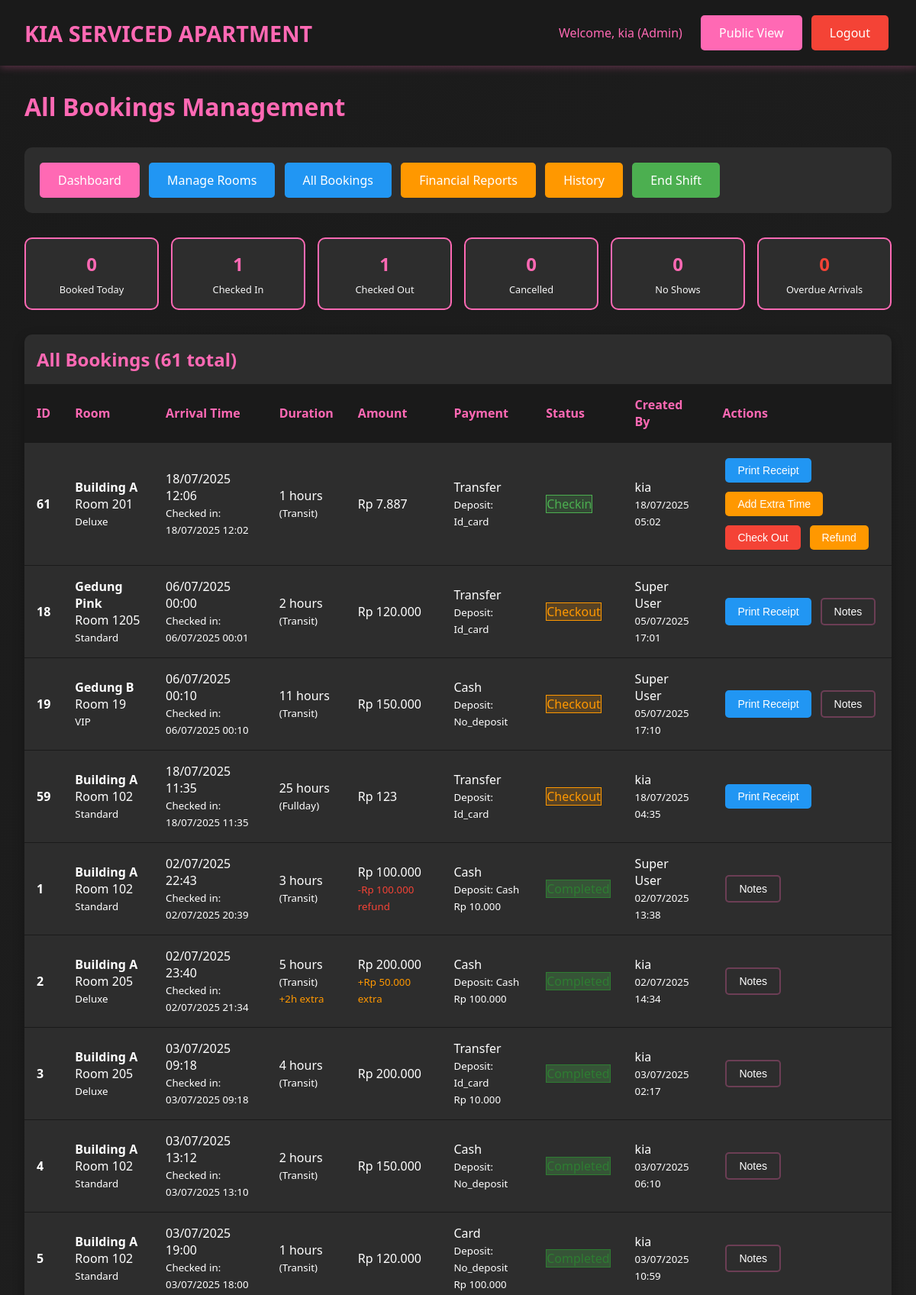
Page /admin/bookings.php (signed in, upper part) on the committed database.
### tables this page shows
CREATE TABLE `bookings` (
  `id` int(11) NOT NULL,
  `room_id` int(11) NOT NULL,
  `guest_name` varchar(100) NOT NULL,
  `arrival_time` datetime NOT NULL,
  `phone_number` varchar(20) NOT NULL,
  `duration_type` enum('transit','fullday') NOT NULL,
  `duration_hours` int(11) NOT NULL,
  `price_amount` decimal(10,2) NOT NULL,
  `payment_method` varchar(50) NOT NULL,
  `deposit_type` enum('cash','id_card','no_deposit') NOT NULL,
  `deposit_amount` decimal(10,2) DEFAULT '0.00',
  `notes` text,
  `status` enum('booked','checkin','checkout','cancelled','no_show','completed') DEFAULT 'booked',
  `checkin_time` datetime DEFAULT NULL,
  `checkout_time` datetime DEFAULT NULL,
  `extra_time_hours` int(11) DEFAULT '0',
  `extra_time_amount` decimal(10,2) DEFAULT '0.00',
  `refund_amount` decimal(10,2) DEFAULT '0.00',
  `refund_method` varchar(50) DEFAULT NULL,
  `created_by` int(11) NOT NULL,
  `created_at` timestamp NOT NULL DEFAULT CURRENT_TIMESTAMP,
  `updated_at` timestamp NOT NULL DEFAULT CURRENT_TIMESTAMP ON UPDATE CURRENT_TIMESTAMP,
  `checkout_datetime` datetime DEFAULT NULL,
  `planned_checkout_time` datetime DEFAULT NULL
);

CREATE TABLE `rooms` (
  `id` int(11) NOT NULL,
  `location` varchar(100) NOT NULL,
  `floor_number` int(11) NOT NULL,
  `room_number` varchar(20) NOT NULL,
  `room_type` varchar(50) NOT NULL,
  `wifi_name` varchar(100) DEFAULT NULL,
  `wifi_password` varchar(100) DEFAULT NULL,
  `status` enum('ready','booked','checkin','checkout') DEFAULT 'ready',
  `created_at` timestamp NOT NULL DEFAULT CURRENT_TIMESTAMP,
  `updated_at` timestamp NOT NULL DEFAULT CURRENT_TIMESTAMP ON UPDATE CURRENT_TIMESTAMP
);

CREATE TABLE `users` (
  `id` int(11) NOT NULL,
  `username` varchar(50) NOT NULL,
  `password` varchar(255) NOT NULL,
  `full_name` varchar(100) NOT NULL,
  `role` enum('superuser','admin','cashier') NOT NULL,
  `created_at` timestamp NOT NULL DEFAULT CURRENT_TIMESTAMP,
  `updated_at` timestamp NOT NULL DEFAULT CURRENT_TIMESTAMP ON UPDATE CURRENT_TIMESTAMP
);

### includes/config.php (called while the page is built, shortened)
<?php
function formatCurrency($amount) {
    return 'Rp ' . number_format($amount, 0, ',', '.');
}
function formatDateTime($datetime) {
    return date('d/m/Y H:i', strtotime($datetime));
}
?>

### admin/bookings.php (the view, shortened to what this page needs)
<?php
require_once "../includes/config.php";
$sql = "SELECT b.*, r.room_number, r.location, r.room_type, u.full_name as created_by_name
        FROM bookings b
        JOIN rooms r ON b.room_id = r.id
        JOIN users u ON b.created_by = u.id
        ORDER BY
            CASE
                WHEN b.status = \"booked\" AND b.arrival_time < NOW() THEN 1
                WHEN b.status = \"booked\" THEN 2
                WHEN b.status = \"checkin\" THEN 3
                WHEN b.status = \"checkout\" THEN 4
                ELSE 5
            END,
            b.arrival_time ASC";
$stmt = $pdo->prepare($sql);
$stmt->execute();
$bookings = $stmt->fetchAll();
$stmt = $pdo->query("SELECT
    COUNT(CASE WHEN status = \"booked\" THEN 1 END) as booked,
    COUNT(CASE WHEN status = \"checkin\" THEN 1 END) as checkin,
    COUNT(CASE WHEN status = \"checkout\" THEN 1 END) as checkout,
    COUNT(CASE WHEN status = \"cancelled\" THEN 1 END) as cancelled,
    COUNT(CASE WHEN status = \"no_show\" THEN 1 END) as no_show,
    COUNT(CASE WHEN status = \"booked\" AND arrival_time < NOW() THEN 1 END) as overdue
    FROM bookings
    WHERE DATE(created_at) = CURDATE()");
$stats = $stmt->fetch();
?>
<!DOCTYPE html>
<html lang="id">
<head>
    <link rel="stylesheet" href="../assets/css/style.css">
</head>
<body>
    <header class="header">
        <div class="header-content">
            <a href="../index.php" class="logo">KIA SERVICED APARTMENT</a>
            <div>
                <span style="color: var(--primary-pink); margin-right: 1rem;">
                    Welcome, <?php echo htmlspecialchars($_SESSION["full_name"]); ?> (<?php echo ucfirst($_SESSION["user_role"]); ?>)
                </span>
                <a href="../index.php" class="btn btn-primary">Public View</a>
                <a href="../includes/logout.php" class="btn btn-danger">Logout</a>
            </div>
        </div>
    </header>
    <div class="container">
        <h1 style="color: var(--primary-pink); margin-bottom: 2rem;">All Bookings Management</h1>
        <div style="background: var(--dark-gray); padding: 1rem; border-radius: 10px; margin-bottom: 2rem;">
            <a href="dashboard.php" class="btn btn-primary">Dashboard</a>
            <a href="rooms.php" class="btn btn-info">Manage Rooms</a>
            <a href="bookings.php" class="btn btn-info">All Bookings</a>
            <a href="reports.php" class="btn btn-warning">Financial Reports</a>
            <a href="history.php" class="btn btn-warning">History</a>
            <a href="shift_report.php" class="btn btn-success">End Shift</a>
        </div>
        <div class="booking-stats">
            <div class="stat-card">
                <div class="stat-number"><?php echo $stats["booked"]; ?></div>
                <div class="stat-label">Booked Today</div>
            </div>
            <div class="stat-card">
                <div class="stat-number"><?php echo $stats["checkin"]; ?></div>
                <div class="stat-label">Checked In</div>
            </div>
            <div class="stat-card">
                <div class="stat-number"><?php echo $stats["checkout"]; ?></div>
                <div class="stat-label">Checked Out</div>
            </div>
            <div class="stat-card">
                <div class="stat-number"><?php echo $stats["cancelled"]; ?></div>
                <div class="stat-label">Cancelled</div>
            </div>
            <div class="stat-card">
                <div class="stat-number"><?php echo $stats["no_show"]; ?></div>
                <div class="stat-label">No Shows</div>
            </div>
            <div class="stat-card">
                <div class="stat-number" style="color: var(--danger);"><?php echo $stats["overdue"]; ?></div>
                <div class="stat-label">Overdue Arrivals</div>
            </div>
        </div>
        <div class="table-container">
            <h2 style="color: var(--primary-pink); margin: 1rem;">
                All Bookings (<?php echo count($bookings); ?> total)
            </h2>
            <div style="overflow-x: auto;">
                <table class="table">
                    <thead>
                        <tr>
                            <th>ID</th>
                            <th>Room</th>
                            <th>Arrival Time</th>
                            <th>Duration</th>
                            <th>Amount</th>
                            <th>Payment</th>
                            <th>Status</th>
                            <th>Created By</th>
                            <th>Actions</th>
                        </tr>
                    </thead>
                    <tbody>
                        <?php foreach ($bookings as $booking): ?>
                            <?php
                            $is_overdue = ($booking["status"] == "booked" && strtotime($booking["arrival_time"]) < time());
                            $total_amount = $booking["price_amount"] + $booking["extra_time_amount"];
                            $total_hours = $booking["duration_hours"] + $booking["extra_time_hours"];
                            ?>
                            <tr class="booking-row <?php echo $is_overdue ? "overdue" : ""; ?>">
                                <td>
                                    <strong><?php echo $booking["id"]; ?></strong>
                                </td>
                                <td>
                                    <strong><?php echo htmlspecialchars($booking["location"]); ?></strong><br>
                                    Room <?php echo htmlspecialchars($booking["room_number"]); ?><br>
                                    <small><?php echo htmlspecialchars($booking["room_type"]); ?></small>
                                </td>
                                <td>
                                    <?php echo formatDateTime($booking["arrival_time"]); ?>
                                    <?php if ($booking["checkin_time"]): ?>
                                        <br><small>Checked in: <?php echo formatDateTime($booking["checkin_time"]); ?></small>
                                    <?php endif; ?>
                                </td>
                                <td>
                                    <?php echo $total_hours; ?> hours<br>
                                    <small>(<?php echo ucfirst($booking["duration_type"]); ?>)</small>
                                    <?php if ($booking["extra_time_hours"] > 0): ?>
                                        <br><small style="color: var(--warning);">+<?php echo $booking["extra_time_hours"]; ?>h extra</small>
                                    <?php endif; ?>
                                </td>
                                <td>
                                    <?php echo formatCurrency($total_amount); ?>
                                    <?php if ($booking["extra_time_amount"] > 0): ?>
                                        <br><small style="color: var(--warning);">+<?php echo formatCurrency($booking["extra_time_amount"]); ?> extra</small>
                                    <?php endif; ?>
                                    <?php if ($booking["refund_amount"] > 0): ?>
                                        <br><small style="color: var(--danger);">-<?php echo formatCurrency($booking["refund_amount"]); ?> refund</small>
                                    <?php endif; ?>
                                </td>
                                <td>
                                    <?php echo ucfirst($booking["payment_method"]); ?><br>
                                    <small>Deposit: <?php echo ucfirst($booking["deposit_type"]); ?></small>
                                    <?php if ($booking["deposit_amount"] > 0): ?>
                                        <br><small><?php echo formatCurrency($booking["deposit_amount"]); ?></small>
                                    <?php endif; ?>
                                </td>
                                <td>
                                    <span class="status-<?php echo $booking["status"]; ?>">
                                        <?php echo ucfirst(str_replace("_", " ", $booking["status"])); ?>
                                    </span>
                                </td>
                                <td>
                                    <?php echo htmlspecialchars($booking["created_by_name"]); ?><br>
                                    <small><?php echo formatDateTime($booking["created_at"]); ?></small>
                                </td>
                                <td>
                                    <div class="booking-actions">
                                        <?php if ($booking["status"] == "booked"): ?>
                                            <?php if ($is_overdue): ?>
                                                <button onclick="confirmArrival(<?php echo $booking["id"]; ?>)"
                                                        class="btn btn-success btn-sm">Confirm Arrival</button>
                                                <button onclick="markNoShow(<?php echo $booking["id"]; ?>)"
                                                        class="btn btn-danger btn-sm">No Show</button>
                                            <?php else: ?>
                                                <button onclick="checkinRoom(<?php echo $booking["id"]; ?>)"
                                                        class="btn btn-success btn-sm">Check In</button>
                                            <?php endif; ?>
                                            <button onclick="cancelBooking(<?php echo $booking["id"]; ?>)"
                                                    class="btn btn-danger btn-sm">Cancel</button>
                                        <?php elseif ($booking["status"] == "checkin"): ?>
                                            <button onclick="printReceipt(<?php echo $booking["id"]; ?>)"
                                                    class="btn btn-info btn-sm">Print Receipt</button>
                                            <button onclick="addExtraTime(<?php echo $booking["id"]; ?>)"
                                                    class="btn btn-warning btn-sm">Add Extra Time</button>
                                            <button onclick="checkoutRoom(<?php echo $booking["id"]; ?>)"
                                                    class="btn btn-danger btn-sm">Check Out</button>
                                            <button onclick="processRefund(<?php echo $booking["id"]; ?>)"
                                                    class="btn btn-warning btn-sm">Refund</button>
                                        <?php elseif ($booking["status"] == "checkout"): ?>
                                            <button onclick="printReceipt(<?php echo $booking["id"]; ?>)"
                                                    class="btn btn-info btn-sm">Print Receipt</button>
                                        <?php endif; ?>
                                        <?php if ($booking["notes"]): ?>
                                            <button onclick="showNotes(\"<?php echo htmlspecialchars($booking["notes"], ENT_QUOTES); ?>\")"
                                                    class="btn btn-secondary btn-sm">Notes</button>
                                        <?php endif; ?>
                                    </div>
                                </td>
                            </tr>
                        <?php endforeach; ?>
                    </tbody>
                </table>
            </div>
        </div>
    </div>
</body>
</html>

### rows in the picture
bookings: id "61", room.location "Building A", room.room_number "201", room.room_type "Deluxe", arrival_time "18/07/2025 12:06", checkin_time "18/07/2025 12:02", duration_hours "1", duration_type "Transit", formatCurrency($total_amount) "Rp 7.887", payment_method "Transfer", deposit_type "Id_card", status "Checkin", created_by.full_name "kia", created_at "18/07/2025 05:02"
bookings: id "18", room.location "Gedung Pink", room.room_number "1205", room.room_type "Standard", arrival_time "06/07/2025 00:00", checkin_time "06/07/2025 00:01", duration_hours "2", duration_type "Transit", formatCurrency($total_amount) "Rp 120.000", payment_method "Transfer", deposit_type "Id_card", status "Checkout", created_by.full_name "Super User", created_at "05/07/2025 17:01"
bookings: id "19", room.location "Gedung B", room.room_number "19", room.room_type "VIP", arrival_time "06/07/2025 00:10", checkin_time "06/07/2025 00:10", duration_hours "11", duration_type "Transit", formatCurrency($total_amount) "Rp 150.000", payment_method "Cash", deposit_type "No_deposit", status "Checkout", created_by.full_name "Super User", created_at "05/07/2025 17:10"
bookings: id "59", room.location "Building A", room.room_number "102", room.room_type "Standard", arrival_time "18/07/2025 11:35", checkin_time "18/07/2025 11:35", duration_hours "25", duration_type "Fullday", formatCurrency($total_amount) "Rp 123", payment_method "Transfer", deposit_type "Id_card", status "Checkout", created_by.full_name "kia", created_at "18/07/2025 04:35"
bookings: id "1", room.location "Building A", room.room_number "102", room.room_type "Standard", arrival_time "02/07/2025 22:43", checkin_time "02/07/2025 20:39", duration_hours "3", duration_type "Transit", formatCurrency($total_amount) "Rp 100.000", refund_amount "Rp 100.000", payment_method "Cash", deposit_type "Cash", deposit_amount "Rp 10.000", status "Completed", created_by.full_name "Super User", created_at "02/07/2025 13:38"
bookings: id "2", room.location "Building A", room.room_number "205", room.room_type "Deluxe", arrival_time "02/07/2025 23:40", checkin_time "02/07/2025 21:34", total_hours "5", duration_type "Transit", extra_time_hours "2", formatCurrency($total_amount) "Rp 200.000", extra_time_amount "Rp 50.000", payment_method "Cash", deposit_type "Cash", deposit_amount "Rp 100.000", status "Completed", created_by.full_name "kia", created_at "02/07/2025 14:34"
bookings: id "3", room.location "Building A", room.room_number "205", room.room_type "Deluxe", arrival_time "03/07/2025 09:18", checkin_time "03/07/2025 09:18", duration_hours "4", duration_type "Transit", formatCurrency($total_amount) "Rp 200.000", payment_method "Transfer", deposit_type "Id_card", deposit_amount "Rp 10.000", status "Completed", created_by.full_name "kia", created_at "03/07/2025 02:17"
bookings: id "4", room.location "Building A", room.room_number "102", room.room_type "Standard", arrival_time "03/07/2025 13:12", checkin_time "03/07/2025 13:10", duration_hours "2", duration_type "Transit", formatCurrency($total_amount) "Rp 150.000", payment_method "Cash", deposit_type "No_deposit", status "Completed", created_by.full_name "kia", created_at "03/07/2025 06:10"
bookings: id "5", room.location "Building A", room.room_number "102", room.room_type "Standard", arrival_time "03/07/2025 19:00", checkin_time "03/07/2025 18:00", duration_hours "1", duration_type "Transit", formatCurrency($total_amount) "Rp 120.000", payment_method "Card", deposit_type "No_deposit", deposit_amount "Rp 100.000", status "Completed", created_by.full_name "kia", created_at "03/07/2025 10:59"

### other values in the picture
$_SESSION["full_name"] "kia"
$_SESSION["user_role"] "Admin"
$stats["booked"] "0"
$stats["checkin"] "1"
$stats["checkout"] "1"
$stats["cancelled"] "0"
$stats["no_show"] "0"
$stats["overdue"] "0"
count($bookings) "61"
